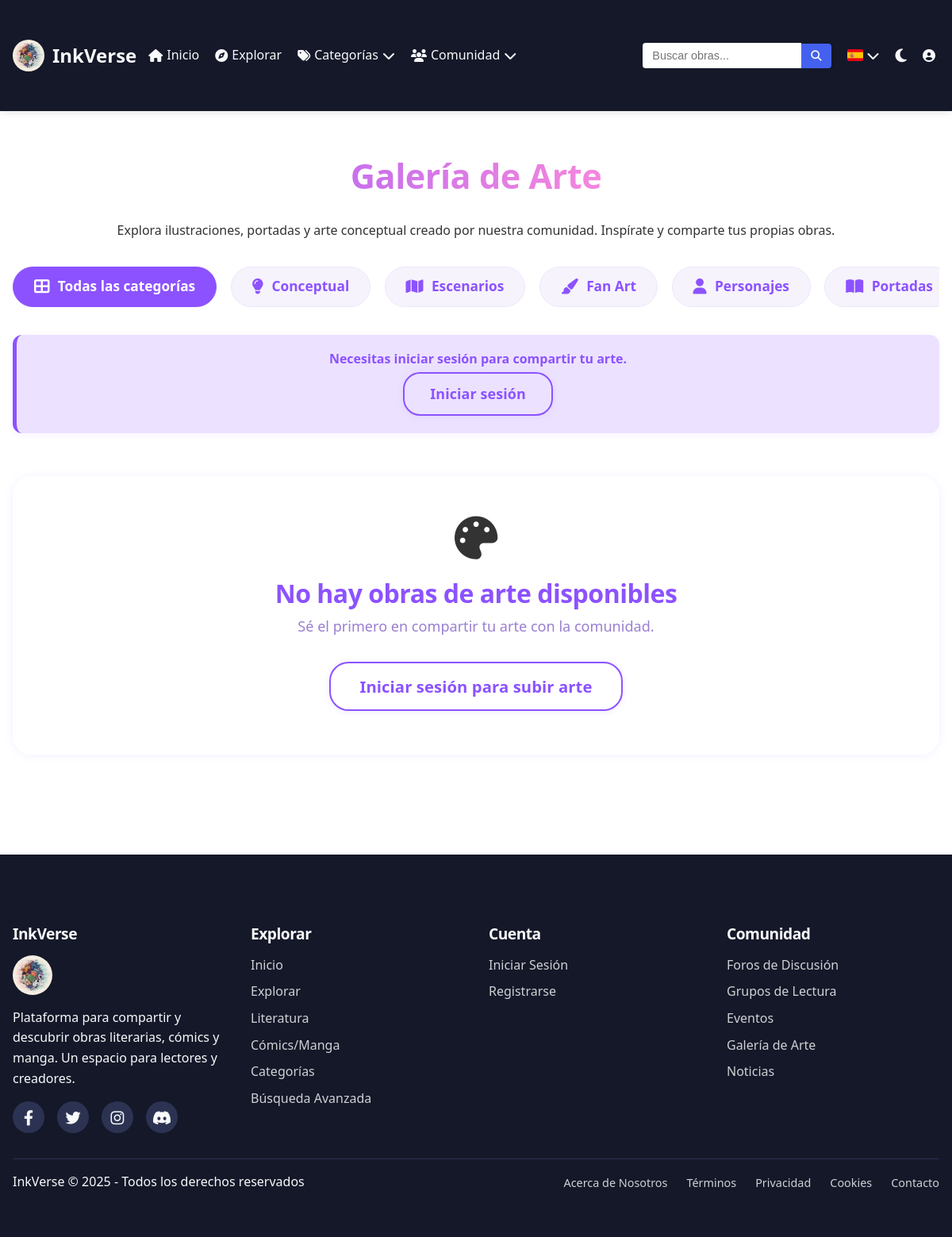
The page /comunidad/arte.php on the database its author committed.
### tables this page shows
CREATE TABLE `categorias_arte` (
  `id` int(11) NOT NULL,
  `nombre` varchar(100) NOT NULL,
  `descripcion` text DEFAULT NULL,
  `icono` varchar(50) DEFAULT 'fa-image'
);

### comunidad/arte.php (the view, shortened to what this page needs)
<?php
include '../includes/header.php';
$usuario_logueado = isset($_SESSION['usuario_id']);
$sql_categorias = "SELECT * FROM categorias_arte ORDER BY nombre";
$result_categorias = $conexion->query($sql_categorias);
$categorias = [];
if ($result_categorias && $result_categorias->num_rows > 0) {
    while ($row = $result_categorias->fetch_assoc()) {
        $categorias[] = $row;
    }
}
$categoria_id = isset($_GET['categoria']) ? intval($_GET['categoria']) : 0;
$sql_base = "SELECT ga.*, ca.nombre as categoria_nombre, u.usuario as autor_nombre
             FROM galeria_arte ga
             JOIN categorias_arte ca ON ga.categoria_id = ca.id
             JOIN usuarios u ON ga.usuario_id = u.id
             WHERE 1=1";
if (!$usuario_logueado || (isset($_SESSION['edad']) && $_SESSION['edad'] < 18)) {
    $sql_base .= " AND ga.publico_adulto = 0";
}
$sql_base .= " ORDER BY ga.fecha_subida DESC LIMIT 24";
$result_arte = $conexion->query($sql_base);
?>
<link rel="stylesheet" href="<?php echo BASE_URL; ?>/css/comunidad.css">
<div class="container arte-container">
    <h1 class="text-center mb-2">Galería de Arte</h1>
    <p class="mb-4 text-center">Explora ilustraciones, portadas y arte conceptual creado por nuestra comunidad. Inspírate y comparte tus propias obras.</p>
    <nav class="categorias-strip mb-4" aria-label="Navegación de categorías">
        <div class="categorias-strip-inner">
            <a href="<?php echo BASE_URL; ?>/comunidad/arte.php" class="categoria-pill <?php echo $categoria_id == 0 ? 'active' : ''; ?>">
                <i class="fas fa-th-large"></i> Todas las categorías
            </a>
            <?php foreach ($categorias as $cat): ?>
                <a href="<?php echo BASE_URL; ?>/comunidad/arte.php?categoria=<?php echo $cat['id']; ?>"
                   class="categoria-pill <?php echo $categoria_id == $cat['id'] ? 'active' : ''; ?>">
                    <i class="fas <?php echo htmlspecialchars($cat['icono']); ?>" aria-hidden="true"></i>
                    <?php echo htmlspecialchars($cat['nombre']); ?>
                </a>
            <?php endforeach; ?>
        </div>
    </nav>
    <?php if ($usuario_logueado): ?>
        <section class="arte-upload-section mb-4">
            <div class="card card-upload text-center">
                <h2>Comparte tu arte</h2>
                <p>Sube tus creaciones artísticas relacionadas con la literatura y los cómics.</p>
                <a href="<?php echo BASE_URL; ?>/comunidad/subir_arte.php" class="btn btn-primary">
                    <i class="fas fa-cloud-upload-alt"></i> Subir nueva obra
                </a>
            </div>
        </section>
    <?php else: ?>
        <div class="alert alert-info text-center mt-3 mb-4" role="alert">
            <p>Necesitas iniciar sesión para compartir tu arte.</p>
            <a href="<?php echo BASE_URL; ?>/public/login.php" class="btn btn-outline-primary">Iniciar sesión</a>
        </div>
    <?php endif; ?>
    <section class="galeria-grid-section">
        <?php if ($result_arte && $result_arte->num_rows > 0): ?>
            <div class="galeria-grid">
                <?php while ($arte = $result_arte->fetch_assoc()): ?>
                    <article class="galeria-item" tabindex="0" aria-label="Obra: <?php echo htmlspecialchars($arte['titulo']); ?>">
                        <a href="<?php echo BASE_URL; ?>/comunidad/ver_arte.php?id=<?php echo $arte['id']; ?>" class="galeria-link">
                            <figure class="galeria-imagen">
                                <?php if (!empty($arte['thumbnail'])): ?>
                                    <img src="<?php echo htmlspecialchars($arte['thumbnail']); ?>" alt="Miniatura de <?php echo htmlspecialchars($arte['titulo']); ?>">
                                <?php else: ?>
                                    <img src="<?php echo htmlspecialchars($arte['imagen']); ?>" alt="Imagen de <?php echo htmlspecialchars($arte['titulo']); ?>">
                                <?php endif; ?>
                                <?php if ($arte['publico_adulto']): ?>
                                    <span class="badge badge-adulto" title="Contenido +18">+18</span>
                                <?php endif; ?>
                            </figure>
                            <div class="galeria-info">
                                <h3 class="galeria-titulo"><?php echo htmlspecialchars($arte['titulo']); ?></h3>
                                <p class="galeria-autor">Por: <?php echo htmlspecialchars($arte['autor_nombre']); ?></p>
                                <div class="galeria-meta">
                                    <span title="Me gusta"><i class="fas fa-heart"></i> <?php echo (int)$arte['me_gusta']; ?></span>
                                    <span title="Categoría"><i class="fas <?php echo htmlspecialchars($categorias[$arte['categoria_id']-1]['icono'] ?? 'fa-tag'); ?>"></i> <?php echo htmlspecialchars($arte['categoria_nombre']); ?></span>
                                </div>
                            </div>
                        </a>
                    </article>
                <?php endwhile; ?>
            </div>
        <?php else: ?>
            <div class="no-results text-center my-5">
                <i class="fas fa-palette fa-3x mb-3"></i>
                <h2>No hay obras de arte disponibles</h2>
                <?php if ($categoria_id > 0): ?>
                    <p>No se encontraron obras en esta categoría.</p>
                    <a href="<?php echo BASE_URL; ?>/comunidad/arte.php" class="btn btn-outline-secondary mt-3">Ver todas las categorías</a>
                <?php else: ?>
                    <p>Sé el primero en compartir tu arte con la comunidad.</p>
                    <?php if ($usuario_logueado): ?>
                        <a href="<?php echo BASE_URL; ?>/comunidad/subir_arte.php" class="btn btn-primary mt-3">Subir arte</a>
                    <?php else: ?>
                        <a href="<?php echo BASE_URL; ?>/public/login.php" class="btn btn-outline-primary mt-3">Iniciar sesión para subir arte</a>
                    <?php endif; ?>
                <?php endif; ?>
            </div>
        <?php endif; ?>
    </section>
</div>
<?php include '../includes/footer.php'; ?>

### css/estilo.css (style rules this page uses)
:root { --primary: #1a1f36; --primary-light: #2c3352; --primary-dark: #141829; --secondary: #6c757d; --accent: #4361ee; --accent-hover: #3a56d4; --success: #28a745; --info: #17a2b8; --warning: #ffc107; --danger: #dc3545; --light: #f8f9fa; --dark: #343a40; --text: #333; --text-light: #666; --border-color: #ddd; --shadow-light: rgba(0, 0, 0, 0.05); --font-family-base: 'Segoe UI', Tahoma, Geneva, Verdana, sans-serif; --font-family-heading: 'Poppins', 'Segoe UI', Tahoma, Geneva, Verdana, sans-serif; --max-width-content: 1200px; --padding-section: 4rem 1rem; --border-radius: 8px; --border-radius-lg: 12px; --box-shadow: 0 4px 15px rgba(0, 0, 0, 0.08); --box-shadow-hover: 0 8px 25px rgba(0, 0, 0, 0.15); --accent-light: #6a88ff; --card-bg-light: #ffffff; --header-height: 70px; }
* { margin: 0; padding: 0; box-sizing: border-box; }
html { scroll-behavior: smooth; }
body { font-family: var(--font-family-base); line-height: 1.6; color: var(--text); background-color: var(--light); min-height: 100vh; display: flex; flex-direction: column; }
.container { max-width: var(--max-width-content); margin: 0 auto; padding: 0 1rem; width: 100%; }
h1, h2, h3, h4, h5, h6 { font-family: var(--font-family-heading); color: var(--primary-dark); line-height: 1.2; margin-bottom: 1rem; }
h1 { font-size: 2.5rem; }
h2 { font-size: 2rem; }
.text-center { text-align: center; }
.mb-2 { margin-bottom: 1rem; }
.mb-3 { margin-bottom: 1.5rem; }
.mb-4 { margin-bottom: 2rem; }
.mt-3 { margin-top: 1.5rem; }
.btn { display: inline-block; padding: 0.8rem 1.5rem; border-radius: var(--border-radius); font-size: 1rem; font-weight: 600; cursor: pointer; text-align: center; transition: all 0.3s ease; white-space: nowrap; border: 1px solid transparent; text-decoration: none; }

### css/comunidad.css (style rules this page uses)
body, .comunidad-bg { background: #fff; min-height: 100vh; }
.comunidad-container, .container { max-width: 1200px; margin: 0 auto; padding: 2.5rem 1rem; position: relative; z-index: 1; }
h1, h2, h3, h4 { font-family: 'Poppins', 'Segoe UI', Arial, sans-serif; font-weight: 800; color: #4b2997; letter-spacing: -.5px; }
h1 { font-size: 2.7rem; background: linear-gradient(90deg, #8c52ff, #ff8cda 70%); color: transparent; -webkit-background-clip: text; background-clip: text; margin-bottom: 0.4em; }
h2, h3 { color: #6c39c3; margin-bottom: 0.25em; }
.categorias-strip { overflow-x: auto; margin-bottom: 2.3rem; padding-bottom: 0.2rem; scrollbar-color: #d7b3fc #ede7fa; scrollbar-width: thin; }
.categorias-strip-inner { display: flex; gap: 1.1rem; min-width: 100%; }
.categoria-pill { background: #f6f3fc; color: #8c52ff; border: 1.5px solid #ece6fa; border-radius: 2em; padding: 0.62em 1.5em; font-size: 1.08em; font-weight: 600; display: flex; align-items: center; gap: .6em; transition: background .18s, color .18s, border .18s; box-shadow: none; cursor: pointer; text-decoration: none; white-space: nowrap; position: relative; }
.categoria-pill i { font-size: 1.13em; filter: none; transition: none; }
.categoria-pill.active { background: #8c52ff; color: #fff; border: 1.5px solid #8c52ff; }
.categoria-pill.active i { color: #fff; }
.btn, .btn-primary, .btn-outline-primary, .btn-outline-secondary { padding: 0.62em 1.8em; border-radius: 1.2em; font-weight: 700; font-size: 1.12em; border: none; background: linear-gradient(90deg, #8c52ff 70%, #ff8cda 120%); color: #fff; box-shadow: 0 1px 10px #9159f721; transition: background .19s, color .19s, transform .17s; text-decoration: none; margin: 0.2em; display: inline-block; cursor: pointer; letter-spacing: .1px; }
.btn-outline-primary { background: transparent; color: #8c52ff; border: 2px solid #8c52ff; }
.galeria-grid-section { margin-top: 2.4em; }
.no-results { padding: 2.8em 1.2em; background: rgba(255,255,255,0.97); border-radius: 1.3em; box-shadow: 0 1px 12px #8c52ff19; margin: 2.3em 0; text-align: center; font-size: 1.13em; }
.no-results h2 { color: #8c52ff; }
.no-results p { color: #9b7fd1; }
.text-center { text-align: center; }
.mt-3 { margin-top: 1.5em; }
.mb-2 { margin-bottom: 0.7em; }
.mb-4 { margin-bottom: 2em; }
.my-5 { margin: 3em 0; }
.alert { background: rgba(140,82,255,0.17); color: #8c52ff; border-radius: 12px; padding: 1.13em 1.1em; margin: 1.2em 0; font-weight: 600; box-shadow: 0 2px 10px #8c52ff12; border-left: 5px solid #8c52ff; }

### rows shown on the page
categorias_arte: nombre "Conceptual"
categorias_arte: nombre "Escenarios"
categorias_arte: nombre "Fan Art"
categorias_arte: nombre "Personajes"
categorias_arte: nombre "Portadas"

### other values the page prints
$TEXTOS['inicio'] "Inicio"
$TEXTOS['explorar'] "Explorar"
$TEXTOS['categorias'] "Categorías"
$TEXTOS['comunidad'] "Comunidad"
